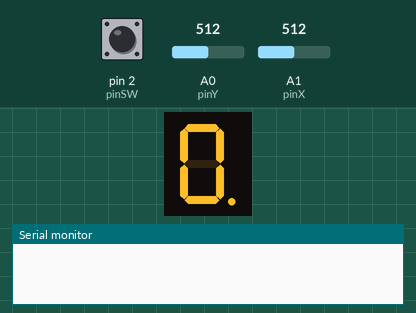
A sketch run on a simulated Arduino Uno, built with avr-gcc and run on an emulated ATmega328P. Parts: 1-digit seven-segment display, the last lines printed to the serial monitor. Wiring (inferred from the names in the program): 1-digit 7-segment display, segments lit when LOW: segments pin 5, pin 6, pin 7, pin 8, pin 9, pin 10, pin 11, pin 4. The inputs (shaded band) are chosen by the test bench; at power-on: A1 (pinX) = 512, pin 2 (pinSW) HIGH, A0 (pinY) = 512. The segment pins are drawn as the display they are named for.

Above: at 0.9 s.
1.3 s: A1 (pinX) set to 390
At 1.71 s:
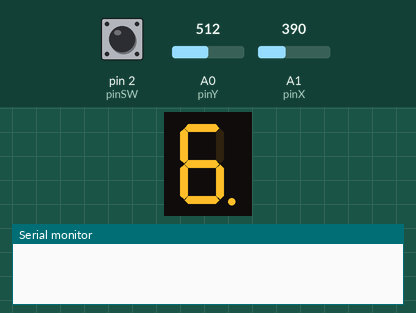
3.1 s: pin 2 (pinSW) pulled LOW for 0.15 s
4.7 s: pin 2 (pinSW) pulled LOW for 1 s
At 4.8 s:
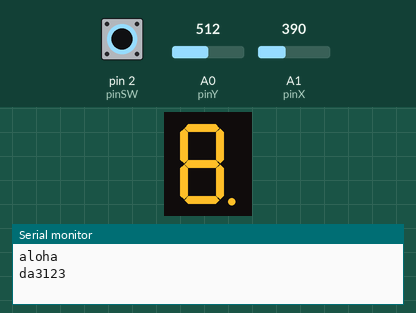
Timing chart, 0 to 7.7 s (numbered marks = the images above; inputs shaded):
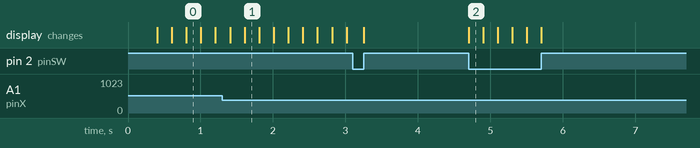

Measured:
- after the input at 1.3 s, the display: first differs from a run without the input after 0.31 s (image 1)
- after the input at 4.7 s, the display: changes at once (image 2)

The sketch:

homework3.ino
```cpp
// declare all the joystick pins
const int pinSW = 2; // digital pin connected to switch output
const int pinX = A1; // A0 - analog pin connected to X output
const int pinY = A0; // A1 - analog pin connected to Y output
const int pinA = 4;
const int pinB = 5;
const int pinC = 6;
const int pinD = 7;
const int pinE = 8;
const int pinF = 9;
const int pinG = 10;
const int pinDP = 11;

const int segSize = 8;
const int noOfDigits = 10;

int xValue = 0;
int yValue = 0;
int swValue = 0;
int lastSwValue = 0;
byte buttonState = 0;
byte blinkState = LOW;
byte buttonPressed = 0;

int segments[segSize] = { pinA, pinB, pinC, pinD, pinE, pinF, pinG, pinDP};
int currentSeg = pinDP;
byte vectorSeg[segSize] = {0,0,0,0,0,0,0,0};

unsigned int blinkDelay =200;
unsigned int debounceDelay =100;
unsigned int debounceController =500;
unsigned int longDebounceDelay =3000;
unsigned long lastDebounceTimeForBlink = 0;
unsigned long lastDebounceTimeForButton = 0;
unsigned long lastDebounceTimeForController = 0;
unsigned long buttonPressedTime = 0; // time while button is being pressed


int currentState = 1;
byte currentStateOnOff=LOW;
bool joyMoved = false;
bool joyMovedState2 = false;
int minThreshold = 400;
int maxThreshold = 600;

void setup() {
  for (int i = 0; i < segSize; i++)
    pinMode(segments[i], OUTPUT);

  pinMode(pinSW, INPUT_PULLUP);
  pinMode(pinX,INPUT);
  pinMode(pinY,INPUT);
  Serial.begin(9600);
}

void loop() {
  if(currentState == 1)
    state1();
  else
    state2();
}

void state1()
{
  swValue = !digitalRead(pinSW);
  xValue = analogRead(pinX);
  yValue = analogRead(pinY);

  if(joyMoved==false && (xValue<400 || xValue > 600 || yValue<400 || yValue > 600 )){
    check();
    joyMoved = true;
    lastDebounceTimeForController = millis();
  }
  if(joyMoved==true && xValue>400 && xValue < 600 && yValue>400 && yValue < 600 )
    joyMoved = false;

  if(buttonPressed ==0 && swValue != lastSwValue&&  millis() - lastDebounceTimeForButton > debounceDelay)
  {
    lastDebounceTimeForButton = millis();
    buttonPressed = 1;
    buttonPressedTime = millis();
  }

  if(swValue == lastSwValue && buttonPressed==1 && millis() - lastDebounceTimeForButton > debounceDelay)
  {
    if(millis() - buttonPressedTime > longDebounceDelay)
      resetLeds();
    else
      currentState = 2;
    lastDebounceTimeForButton = millis();
    buttonPressed=0;
    Serial.println("aloha");
  }

  if(millis()-lastDebounceTimeForBlink > blinkDelay)
  {
    digitalW();
    digitalWrite(currentSeg,blinkState);
    blinkState = !blinkState;
    lastDebounceTimeForBlink = millis();
  }
}
void state2()
{
  digitalW();
  swValue = !digitalRead(pinSW);
  xValue = analogRead(pinX);
  if((xValue<400 || xValue>600)&&joyMovedState2==false)
  {
    joyMovedState2=true;
    for(int i = 0; i < segSize ; i++)
      if(segments[i] == currentSeg)
      {
        if(vectorSeg[i] == 0)
          vectorSeg[i] =1;
        else
          vectorSeg[i] = 0;
      }
  }
  if((xValue>400 && xValue<600)&&joyMovedState2==true)
    joyMovedState2 =false;

  if(swValue != lastSwValue&&  millis() - lastDebounceTimeForButton > debounceDelay)
  {
    Serial.println("da3123");
    lastDebounceTimeForButton = millis();
    currentState = 1;
  }

}
void digitalW()
{
  for(int i = 0; i < segSize ; i++)
      digitalWrite(segments[i], vectorSeg[i]);
}

void resetLeds()
{
  for(int i = 0; i < segSize ; i++)
    vectorSeg[i] = 0;
  currentSeg=pinDP;
}
void check()
{
  switch(currentSeg)
  {
    case pinA:
    if(yValue<400)
      currentSeg=pinG;
    if(xValue<400)
      currentSeg=pinF;
    else if(xValue>600)
      currentSeg=pinB;
    break;

    case pinB:
    if(xValue < 400)
      currentSeg=pinF;
    if (yValue<400)
      currentSeg=pinG;
    else if(yValue>600)
      currentSeg=pinA;
    break;

    case pinC:
    if(yValue > 600)
      currentSeg=pinG;
    else if(yValue<400)
      currentSeg=pinD;
    if(xValue<400)
      currentSeg=pinE;
    else if(xValue > 600)
      currentSeg=pinDP;
    break;

    case pinD:
    if(yValue>600)
      currentSeg=pinG;
    if(xValue<400)
      currentSeg=pinE;
    else if(xValue>600)
      currentSeg=pinC;
    break;

    case pinE:
    if(yValue > 600)
      currentSeg=pinG;
    else if(yValue<400)
      currentSeg=pinD;
    if(xValue>600)
      currentSeg=pinC;
    break;

    case pinF:
    if(xValue >600)
      currentSeg=pinB;
    if (yValue<400)
      currentSeg=pinG;
    else if(yValue>600)
      currentSeg=pinA;
    break;

    case pinG:
    if(yValue < 400)
        currentSeg = pinD;
    else if (yValue > 600)
        currentSeg = pinA;
    break;

    case pinDP:
    if(xValue < 400)
        currentSeg = pinC;
    break;

  }
}
```
